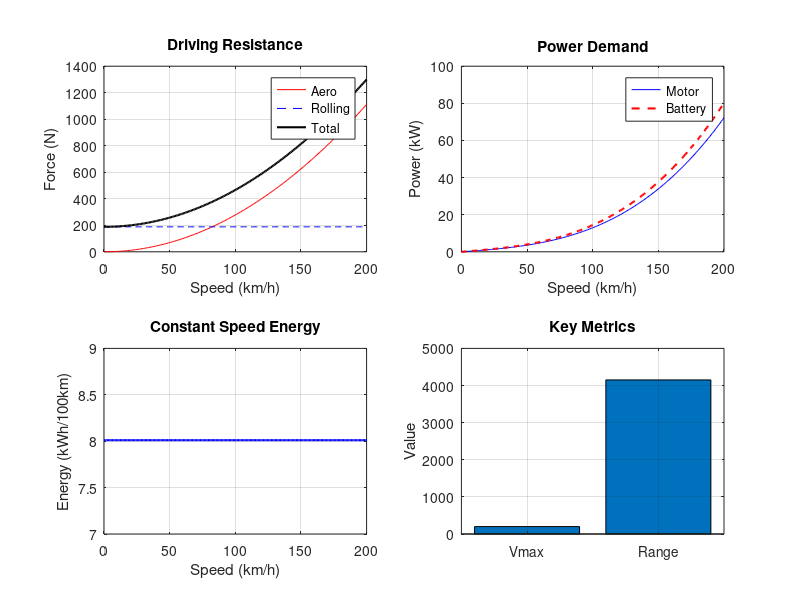

Here is the MATLAB script that generated this plot:
%% 电动汽车纵向动力学仿真
% 功能：仿真电动汽车在不同车速下的阻力平衡、能耗和续航
% 兼容版本：MATLAB R2016b

clc; close all;

%% 参数集中声明
params.m = 1600;              % 整车质量 [kg]
params.Cd = 0.28;             % 风阻系数
params.Af = 2.1;              % 迎风面积 [m^2]
params.rho = 1.225;           % 空气密度 [kg/m^3]
params.f = 0.012;             % 滚动阻力系数
params.g = 9.81;              % 重力加速度 [m/s^2]
params.rw = 0.33;             % 车轮半径 [m]
params.T_max = 250;           % 电机最大转矩 [Nm]
params.n_base = 3800;         % 电机基速 [rpm]
params.eta_motor = 0.90;      % 电机效率
params.eta_regen = 0.60;      % 回馈制动效率
params.V_bat = 350;           % 电池电压 [V]
params.Q_bat = 100;           % 电池容量 [Ah]
params.SOC_init = 0.95;       % 初始SOC

%% 工况定义
v_target_kmh = 0:1:200;                        % 目标车速 [km/h]
v_target = v_target_kmh / 3.6;                  % 目标车速 [m/s]
nn = length(v_target);

%% 预分配
F_aero = zeros(1, nn);
F_roll = zeros(1, nn);
F_total = zeros(1, nn);
P_motor = zeros(1, nn);
P_bat = zeros(1, nn);

%% 计算各车速下的阻力和功率
for i = 1:nn
    v = v_target(i);
    F_aero(i) = 0.5 * params.rho * params.Cd * params.Af * v^2;   % 空气阻力 [N]
    F_roll(i) = params.f * params.m * params.g;                     % 滚动阻力 [N]
    F_total(i) = F_aero(i) + F_roll(i);                            % 总阻力 [N]
    P_motor(i) = F_total(i) * v;                                    % 电机功率 [W]
    P_bat(i) = P_motor(i) / params.eta_motor;                       % 电池功率 [W]
end

%% 计算最高车速（阻力功率 = 电机最大功率）
P_max = params.T_max * params.n_base * pi / 30;   % 电机最大功率 [W]
[~, idx_max] = min(abs(P_bat - P_max));
v_max_kmh = v_target_kmh(idx_max);

%% 计算等速巡航能耗和续航
v_cruise_kmh = 60;                                 % 巡航车速 [km/h]
v_cruise = v_cruise_kmh / 3.6;                     % [m/s]
F_cruise = 0.5 * params.rho * params.Cd * params.Af * v_cruise^2 ...
         + params.f * params.m * params.g;         % 巡航总阻力 [N]
P_cruise = F_cruise * v_cruise;                     % 巡航功率 [W]
E_100km = P_cruise * (100000 / v_cruise) / 3600;   % 百公里能耗 [Wh]
range_km = params.V_bat * params.Q_bat * params.SOC_init * 1000 ...
         / E_100km;                                 % 续航里程 [km]

%% 绘图
figure('Position', [100 100 900 650]);

subplot(2,2,1);
plot(v_target_kmh, F_aero, 'r-', v_target_kmh, F_roll, 'b--', ...
     v_target_kmh, F_total, 'k-', 'LineWidth', 1.5);
xlabel('Speed (km/h)'); ylabel('Force (N)');
legend('Aero', 'Rolling', 'Total');
grid on; title('Driving Resistance');

subplot(2,2,2);
plot(v_target_kmh, P_motor/1000, 'b-', v_target_kmh, P_bat/1000, 'r--', 'LineWidth', 1.5);
xlabel('Speed (km/h)'); ylabel('Power (kW)');
legend('Motor', 'Battery');
grid on; title('Power Demand');

subplot(2,2,3);
plot(v_target_kmh, E_100km*ones(1,nn)/1000, 'b-', 'LineWidth', 1.5);
xlabel('Speed (km/h)'); ylabel('Energy (kWh/100km)');
grid on; title('Constant Speed Energy');

subplot(2,2,4);
bar([v_max_kmh, range_km]);
set(gca, 'XTickLabel', {'Vmax', 'Range'});
ylabel('Value'); grid on; title('Key Metrics');

%% 输出结果
fprintf('===== EV Longitudinal Dynamics =====\n');
fprintf('Max speed: %.0f km/h\n', v_max_kmh);
fprintf('60km/h range: %.0f km\n', range_km);
fprintf('60km/h energy: %.2f kWh/100km\n', E_100km/1000);
